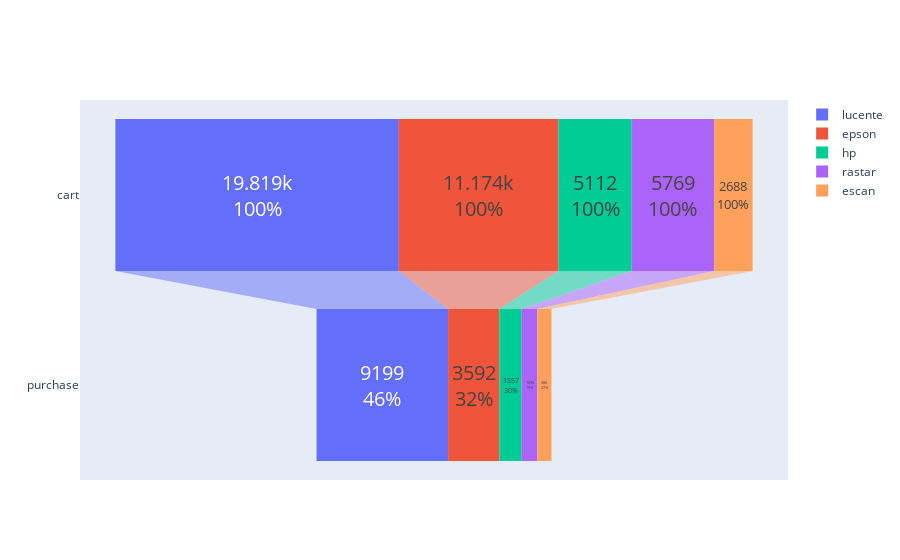

The cell this chart's notebook holds for it:
### Code cell
from plotly import graph_objects as go

fig = go.Figure()
df_long_cp = df_long.query('variable.str.contains("cart|purchase")')

for name in df_funnel['brand']:
     fig.add_trace(go.Funnel(
        name = name,
        y = df_long_cp[df_long['brand'] == name].variable,
        x = df_long_cp[df_long['brand'] == name].value,
        textposition = "inside",
        textinfo = "value+percent initial",
        textfont_size=20
        ))

fig.show()

### Figure 1 — Plotly figure (JSON) as saved in the notebook; plotly's stock layout.template omitted (floating-point values rounded to 4 significant figures)
{"data": [{"name": "lucente", "textfont": {"size": 20}, "textinfo": "value+percent initial", "textposition": "inside", "type": "funnel", "x": [19819, 9199], "y": ["cart", "purchase"]}, {"name": "epson", "textfont": {"size": 20}, "textinfo": "value+percent initial", "textposition": "inside", "type": "funnel", "x": [11174, 3592], "y": ["cart", "purchase"]}, {"name": "hp", "textfont": {"size": 20}, "textinfo": "value+percent initial", "textposition": "inside", "type": "funnel", "x": [5112, 1557], "y": ["cart", "purchase"]}, {"name": "rastar", "textfont": {"size": 20}, "textinfo": "value+percent initial", "textposition": "inside", "type": "funnel", "x": [5769, 1095], "y": ["cart", "purchase"]}, {"name": "escan", "textfont": {"size": 20}, "textinfo": "value+percent initial", "textposition": "inside", "type": "funnel", "x": [2688, 986], "y": ["cart", "purchase"]}], "layout": {}}
